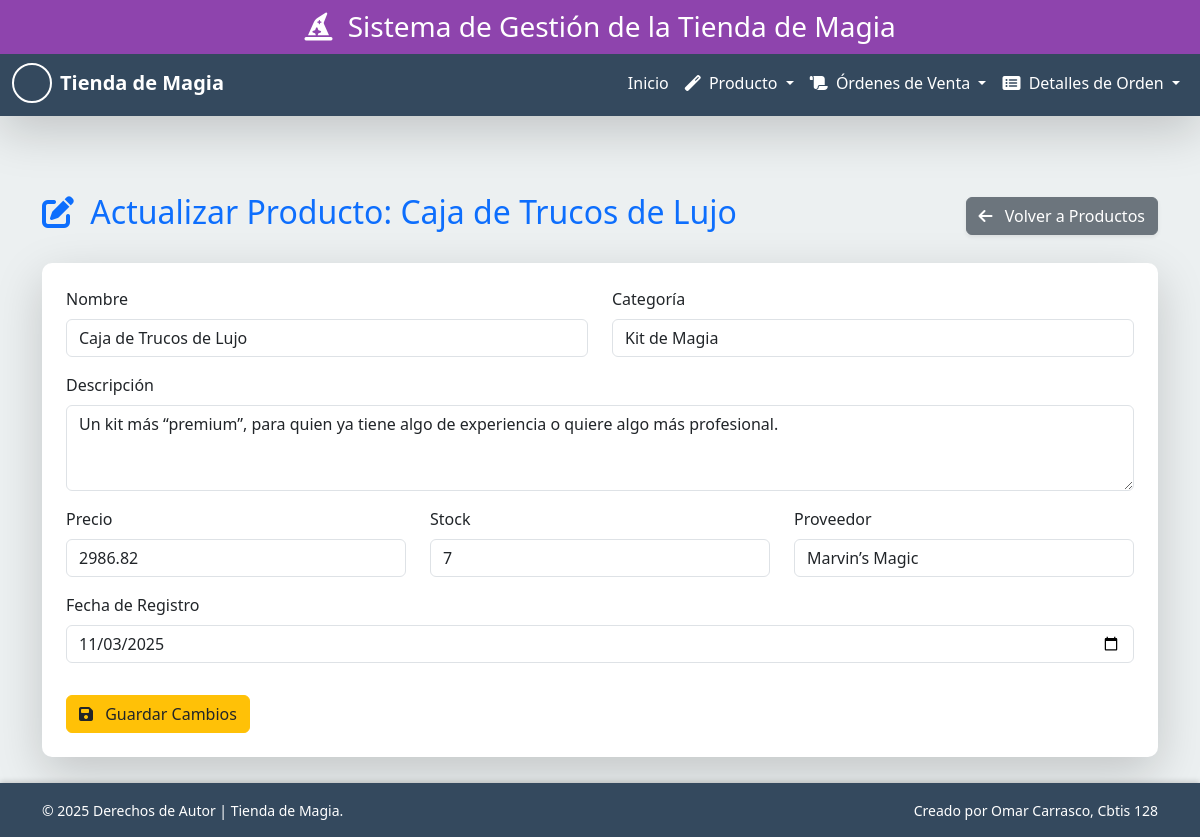
/producto/actualizar/4/, run on the app's committed database.
### app_TiendadeMagia/models.py (models this page shows, shortened)
class Producto(models.Model):
    nombre = models.CharField(max_length=100)
    descripcion = models.TextField(blank=True, null=True)
    categoria = models.CharField(max_length=50)
    precio = models.DecimalField(max_digits=10, decimal_places=2)
    proveedor = models.CharField(max_length=100, blank=True, null=True)
    stock = models.IntegerField(default=0)
    fecha_registro = models.DateField(default=date.today)
    class Meta:
        verbose_name = "Producto de Magia"
        verbose_name_plural = "Productos de Magia"
        ordering = ['nombre']

### app_TiendadeMagia/views.py (the view, shortened to what this page needs)
# urls.py: path('producto/actualizar/<int:producto_id>/', views.actualizar_producto, name='actualizar_producto'),
def actualizar_producto(request, producto_id):
    producto = get_object_or_404(Producto, id=producto_id)
    return render(request, 'producto/actualizar_producto.html', {
        'producto': producto,
        'titulo': 'Actualizar Producto'
    })

### app_TiendadeMagia/templates/producto/actualizar_producto.html (shortened to what this page needs)
{% extends 'base.html' %}
{% block content %}
<div class="d-flex justify-content-between align-items-center mb-4 pt-5">
    <h2 class="text-primary"><i class="fas fa-edit me-2"></i> Actualizar Producto: {{ producto.nombre }}</h2>
    <a href="{% url 'ver_producto' %}" class="btn btn-secondary shadow-sm">
        <i class="fas fa-arrow-left me-2"></i> Volver a Productos
    </a>
</div>
<div class="card shadow-lg border-0" style="border-radius: 10px;">
    <div class="card-body p-4">
        <form method="POST" action="{% url 'actualizar_producto' producto.pk %}">
            <div class="row">
                <div class="col-md-6 mb-3">
                    <label for="id_nombre" class="form-label">Nombre</label>
                    <input type="text" class="form-control" id="id_nombre" name="nombre" value="{{ producto.nombre }}" required>
                </div>
                <div class="col-md-6 mb-3">
                    <label for="id_categoria" class="form-label">Categoría</label>
                    <input type="text" class="form-control" id="id_categoria" name="categoria" value="{{ producto.categoria }}" required>
                </div>
            </div>
            <div class="mb-3">
                <label for="id_descripcion" class="form-label">Descripción</label>
                <textarea class="form-control" id="id_descripcion" name="descripcion" rows="3" required>{{ producto.descripcion }}</textarea>
            </div>
            <div class="row">
                <div class="col-md-4 mb-3">
                    <label for="id_precio" class="form-label">Precio</label>
                    <input type="number" step="0.01" class="form-control" id="id_precio" name="precio" value="{{ producto.precio }}" required>
                </div>
                <div class="col-md-4 mb-3">
                    <label for="id_stock" class="form-label">Stock</label>
                    <input type="number" class="form-control" id="id_stock" name="stock" value="{{ producto.stock }}" required>
                </div>
                <div class="col-md-4 mb-3">
                    <label for="id_proveedor" class="form-label">Proveedor</label>
                    <input type="text" class="form-control" id="id_proveedor" name="proveedor" value="{{ producto.proveedor }}" required>
                </div>
            </div>
            <div class="mb-3">
                <label for="id_fecha_registro" class="form-label">Fecha de Registro</label>
                <input type="date"
                       class="form-control"
                       id="id_fecha_registro"
                       name="fecha_registro"
                       value="{{ producto.fecha_registro|date:'Y-m-d' }}"
                       required>
            </div>
            <button type="submit" class="btn btn-warning text-dark mt-3"><i class="fas fa-save me-2"></i> Guardar Cambios</button>
        </form>
    </div>
</div>
{% endblock %}

### app_TiendadeMagia/templates/base.html (style rules this page uses)
:root { --color-primary: #8e44ad; --color-light: #ecf0f1; --header-height: 50px; --navbar-height: 55px; }
body { background-color: var(--color-light); display: flex; flex-direction: column; min-height: 100vh; padding-top: calc(var(--header-height) + var(--navbar-height) + 1rem); }

### data on the page
Producto: nombre "Caja de Trucos de Lujo", categoria "Kit de Magia", descripcion "Un kit más “premium”, para quien ya tiene algo de experiencia o quiere algo más profesional.", precio "2986.82", stock "7", proveedor "Marvin’s Magic", fecha_registro "11/03/2025"
